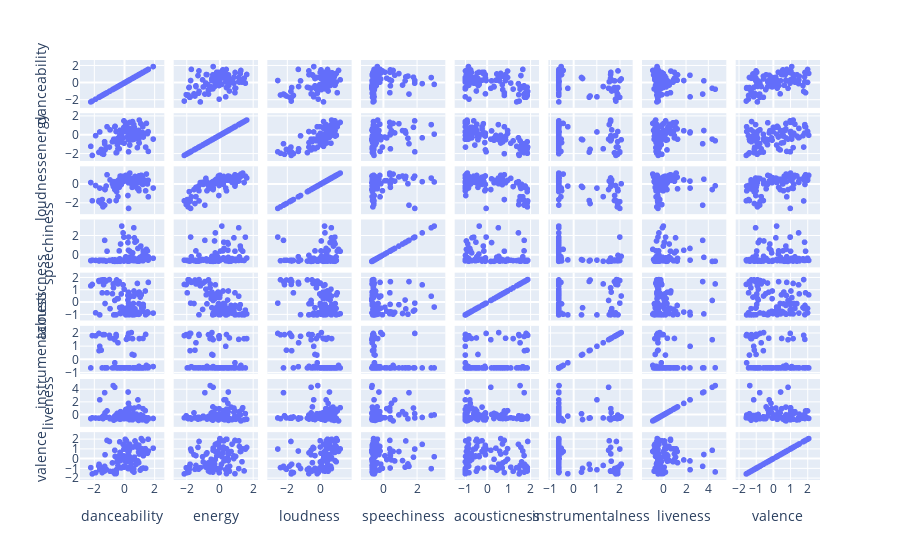

Notebook code cell kept with this figure:
### Code cell
print("Scatter matrix for audio features amongst 'unknown' songs")
fig2 = px.scatter_matrix(unknown_songs.sample(100), dimensions = ['danceability', 'energy', 'loudness', 'speechiness', 'acousticness', 'instrumentalness', 'liveness', 'valence'])

fig2.show()
